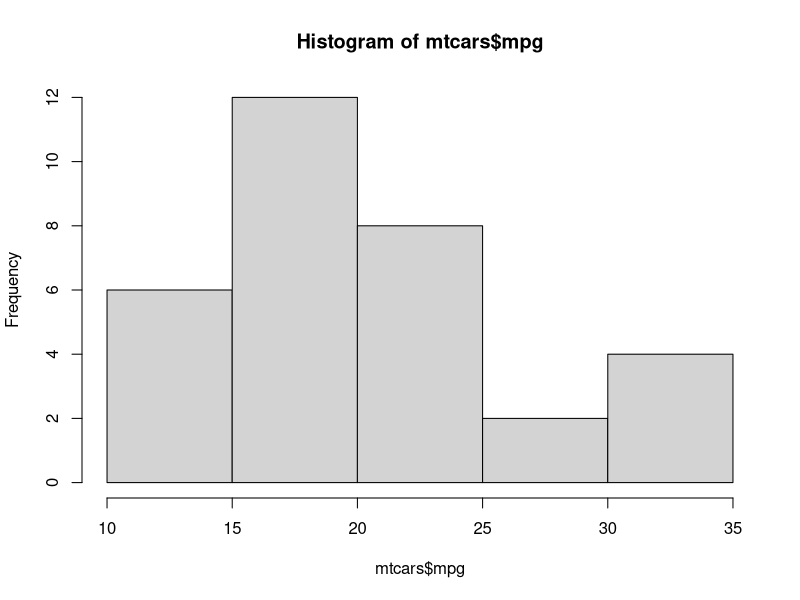
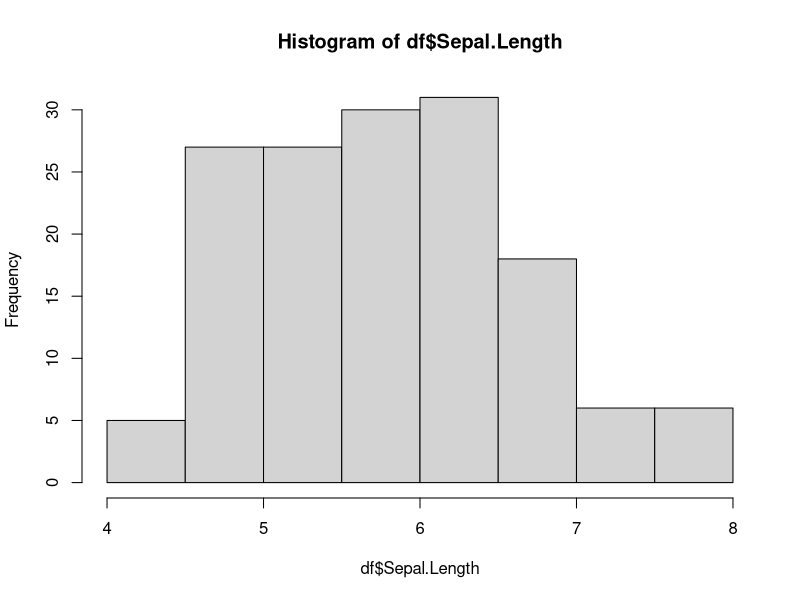
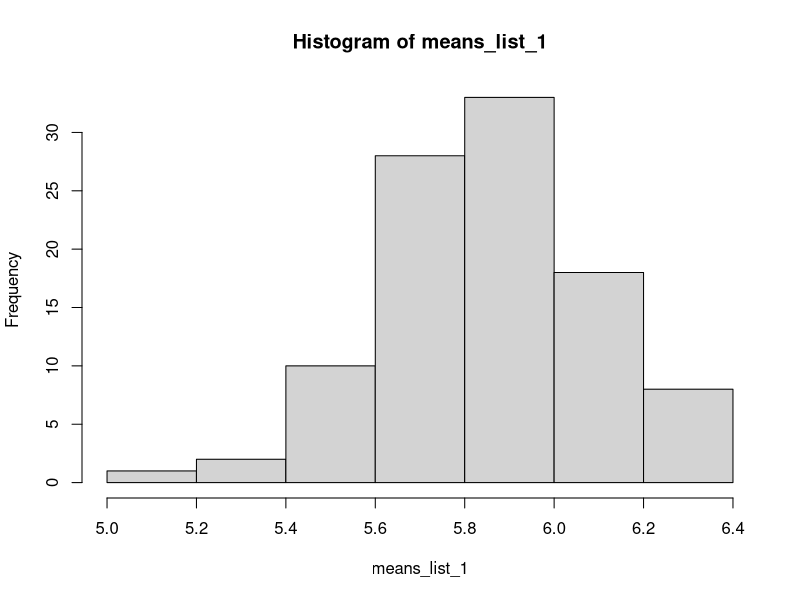
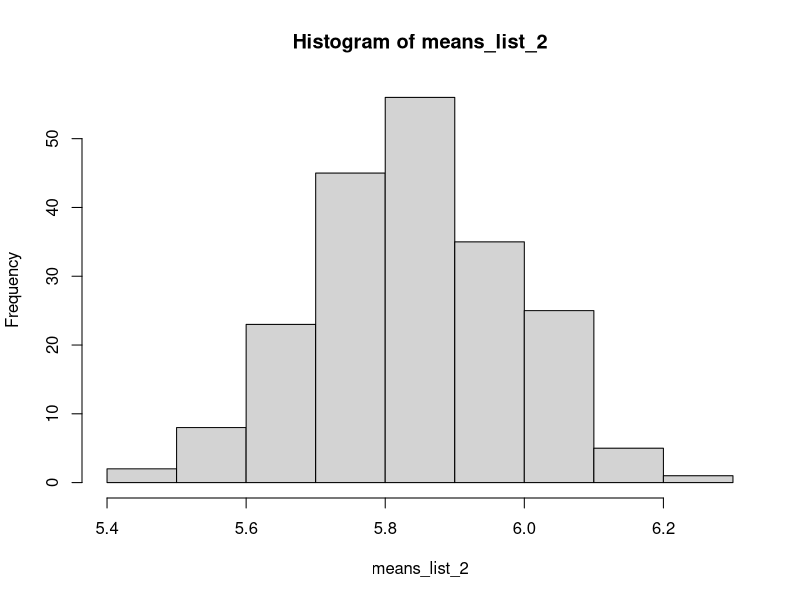
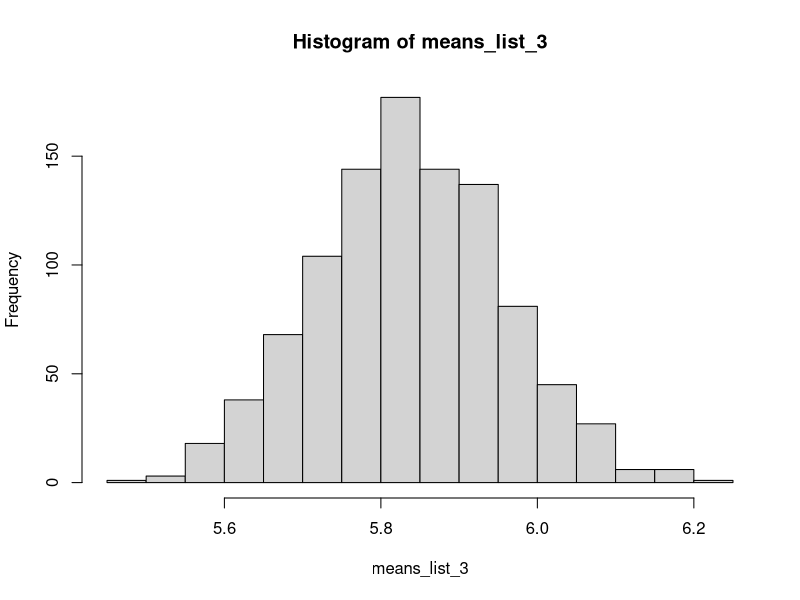

The R script that drew these images, in order:
## ---- chunk 1
knitr::opts_chunk$set(echo = TRUE)
## ---- chunk 2

hist(mtcars$mpg)

## ---- chunk 3

sample(1:50, 2)

## ---- chunk 4
# select 2 numbers from 1 to 50 and calculate mean
# and repeat that process for 100 times

replicate(n = 100, expr = mean(sample(1:50, size = 2, replace=TRUE)))

## ---- chunk 5
df <- iris
df
## ---- chunk 6
pop_mean <- mean(df$Sepal.Length)
pop_mean
e <- sample(df$Sepal.Length, size=30,replace = TRUE)
e
sample_mean <- mean(e)
sample_mean
hist(df$Sepal.Length)
## ---- chunk 7
set.seed(2596)
means_list_1 <- replicate(n = 100, expr = mean(sample(df$Sepal.Length, size = 10, replace=TRUE)))
means_list_1
hist(means_list_1)
means_clt_1 <- mean(means_list_1)
means_clt_1
## ---- chunk 8
set.seed(1696)
means_list_2 <- replicate(n = 200, expr = mean(sample(df$Sepal.Length, size = 30, replace=TRUE)))
means_list_2
hist(means_list_2)
means_clt_2 <- mean(means_list_2)
means_clt_2
## ---- chunk 9
set.seed(4978)
means_list_3 <- replicate(n = 1000, expr = mean(sample(df$Sepal.Length, size = 50, replace=TRUE)))
means_list_3
hist(means_list_3)
means_clt_3 <- mean(means_list_3)
means_clt_3
